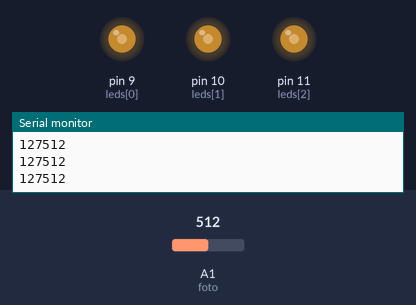
This sketch was run on a simulated Arduino Uno, built with avr-gcc and run on an emulated ATmega328P. On the bench: output pins drawn as LEDs (lit = HIGH), the last lines printed to the serial monitor. Inputs (shaded band) come from the test bench; at power-on: A1 (foto) = 512.

Above: at 1.8 s.
1.9 s: A1 (foto) set to 306
At 3.0 s:
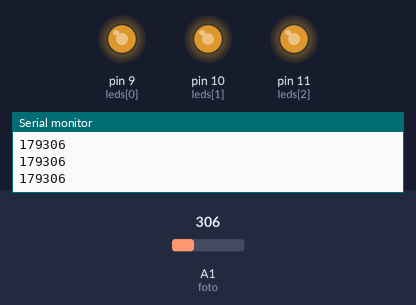
3.4 s: A1 (foto) set to 122
At 4.1 s:
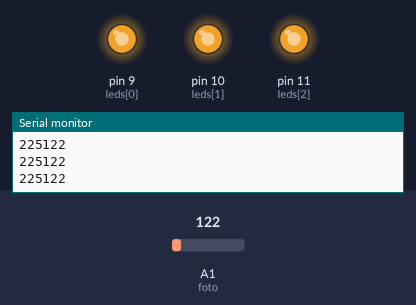
4.9 s: A1 (foto) set to 900
At 6.3 s:
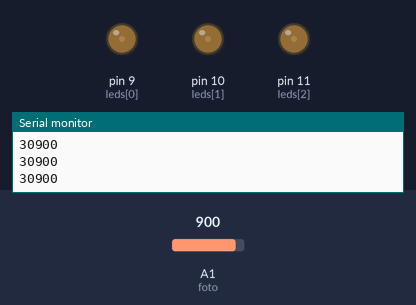
Timing chart, 0 to 7.9 s (numbered marks = the images above; inputs shaded):
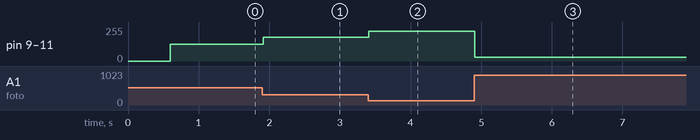

Measured:
- after the input at 1.9 s, pin 9 (leds[0]), pin 10 (leds[1]), pin 11 (leds[2]): 127/255 → 179/255 at once
- after the input at 3.4 s, pin 9 (leds[0]), pin 10 (leds[1]), pin 11 (leds[2]): 179/255 → 225/255 at once
- after the input at 4.9 s, pin 9 (leds[0]), pin 10 (leds[1]), pin 11 (leds[2]): 225/255 → 30/255 at once

The sketch:

manejo_de_arreglos_comunicacion_serie__pwm_vid5.ino
```cpp
//fotocelula pwm

int leds[]={9,10,11};
int tiempo=200;
int i = 0;
int foto=1;
int medida=0;
int luzled=0;

void setup() {//llave del main
  // put your setup code here, to run once:
  Serial.begin(9600);
  for(i=0;i<3;i++)//configuro pines 9,10,1
  {
    pinMode(leds[i], OUTPUT);// como salidas
    delay(tiempo);
  }
}//cierre del main

void loop() {
  // put your main code here, to run repeatedly:
  medida = analogRead(foto);//A0
  Serial.println(medida);
  luzled = 255-(medida/4);
  Serial.print(luzled);
  for(i=0;i<3;i++)
  {
    analogWrite(leds[i],luzled);
  }
}
```
